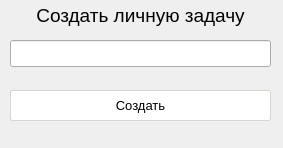
<?xml version="1.0" encoding="UTF-8"?>
<ui version="4.0">
 <class>CreateNote</class>
 <widget class="QDialog" name="CreateNote">
  <property name="geometry">
   <rect>
    <x>0</x>
    <y>0</y>
    <width>283</width>
    <height>148</height>
   </rect>
  </property>
  <property name="minimumSize">
   <size>
    <width>283</width>
    <height>148</height>
   </size>
  </property>
  <property name="maximumSize">
   <size>
    <width>283</width>
    <height>148</height>
   </size>
  </property>
  <property name="windowTitle">
   <string>Создать задачу</string>
  </property>
  <property name="styleSheet">
   <string notr="true"/>
  </property>
  <widget class="QLabel" name="label">
   <property name="geometry">
    <rect>
     <x>0</x>
     <y>0</y>
     <width>281</width>
     <height>31</height>
    </rect>
   </property>
   <property name="font">
    <font>
     <pointsize>14</pointsize>
    </font>
   </property>
   <property name="text">
    <string>Создать личную задачу</string>
   </property>
   <property name="alignment">
    <set>Qt::AlignCenter</set>
   </property>
  </widget>
  <widget class="QLineEdit" name="lineEdit">
   <property name="geometry">
    <rect>
     <x>10</x>
     <y>40</y>
     <width>261</width>
     <height>27</height>
    </rect>
   </property>
   <property name="maxLength">
    <number>24</number>
   </property>
  </widget>
  <widget class="QPushButton" name="btnCreate">
   <property name="geometry">
    <rect>
     <x>10</x>
     <y>90</y>
     <width>261</width>
     <height>31</height>
    </rect>
   </property>
   <property name="font">
    <font>
     <pointsize>10</pointsize>
    </font>
   </property>
   <property name="cursor">
    <cursorShape>PointingHandCursor</cursorShape>
   </property>
   <property name="styleSheet">
    <string notr="true">QPushButton{
	background-color: white;
	border: 1px solid rgb(211, 215, 207);
	border-radius: 2px;
}

QPushButton:hover{
	background-color: #E6E6E6;
	border: 1px solid rgb(211, 215, 207);	
	border-radius: 2px;
}

QPushButton:pressed{
	background-color: #006EFF;
	color: white;
	border: 1px solid rgb(211, 215, 207);
	border-radius: 2px;
}
</string>
   </property>
   <property name="text">
    <string>Создать</string>
   </property>
  </widget>
 </widget>
 <resources/>
 <connections/>
</ui>
